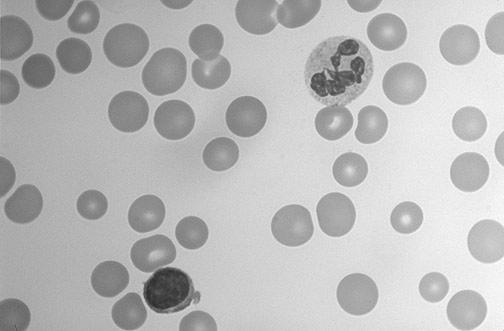
%> input picture Counting blood cells/blood.png, 504 x 331 px
$ octave countind_blood_cells.m   (GNU Octave 9; MATLAB toolbox functions it lacks are replaced by stand-ins)
%> lines starting %> are read from the running program, lines starting %| are printed output that depends on the picture; in (x1, y1, x2, y2) boxes, pixels count from 0 and x2, y2 are one past the last pixel; in counts of white or black regions, pixels touching at a corner belong together; the program's own positions count from 1
im = imread('blood.png');
%> im is the input picture: size 331x504 uint8; min 43, max 255, mean 186.3
I=im<(0.8*max(im));
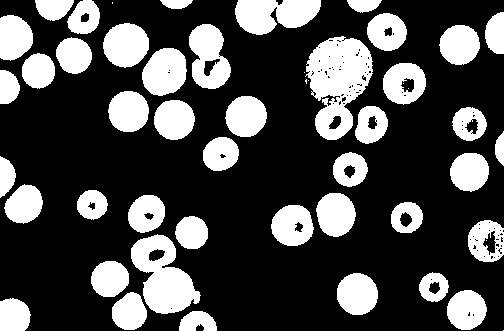
%> I: size 331x504 logical; 29.3% white; 51 white regions (8 under 20 px), largest, box (x1, y1, x2, y2) and area: (305, 36, 373, 140) 4316, (131, 234, 201, 314) 3137, (235, 0, 321, 35) 2215
se = strel('disk',2);
B=imopen(I,se);
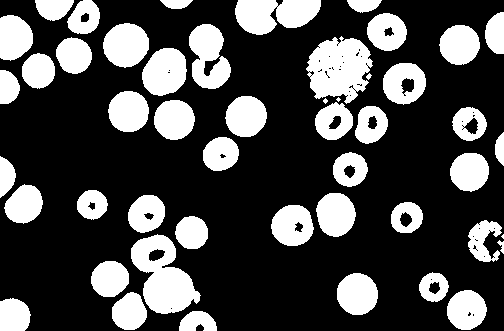
%> B: size 331x504 logical; 29% white; 49 white regions (3 under 20 px), largest, box (x1, y1, x2, y2) and area: (131, 234, 201, 314) 3123, (306, 36, 373, 104) 3074, (235, 0, 321, 35) 2209
    [A, nr]=bwlabel(B,4);
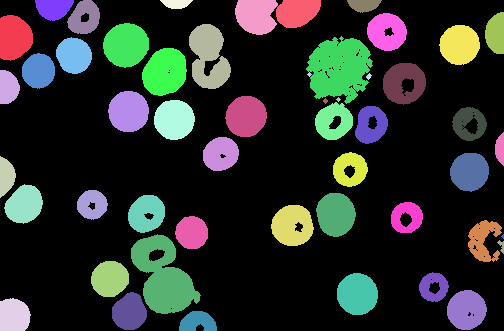
%> A: size 331x504 double; 52 distinct labels, from 0 to 51; one colour per label, 0 black
%> nr = 51
M=zeros(size(A));
segment_sizes=zeros(1,nr);
for kk = 1:nr
    segment_sizes(kk)=nnz(A==kk);
    if segment_sizes(kk)>50
        M=M+(randi(500)+50)*(A==kk);
    end
end;
%> this loop made 51 passes
%> pass 1, `M=M+(randi(500)+50)*(A==kk);`:
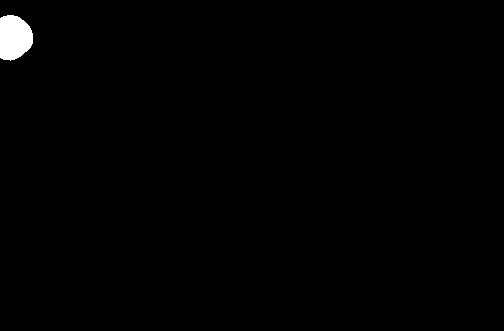
%> M: size 331x504 double; values 0 (black) and 473 (white), 0.74% white; 1 white region, box (x1, y1, x2, y2) and area: (0, 15, 33, 61) 1227
%> after the loop:
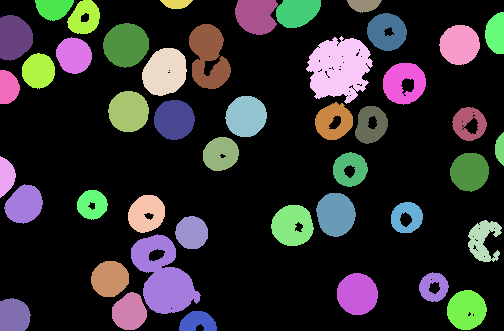
%> M: size 331x504 double; 41 distinct labels, from 0 to 532; one colour per label, 0 black
%> after the loop, segment_sizes = 51 values, max 3123 at index 16, min 9 at index 51, mean 947.3

imagesc(M)
colormap('jet')
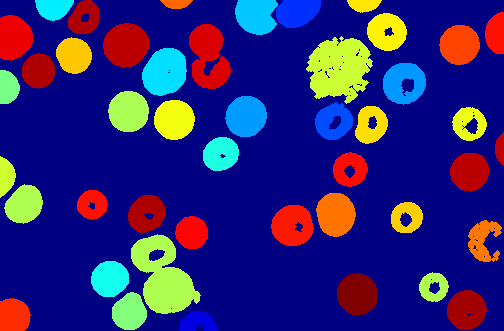
%> displayed picture: size 331x504x3, on the screen's scale of 0 to 255; mean R, G, B 47.5, 39.1, 114.5
nr_of_blood_cells=nnz(segment_sizes>50);
%> nr_of_blood_cells = 45
